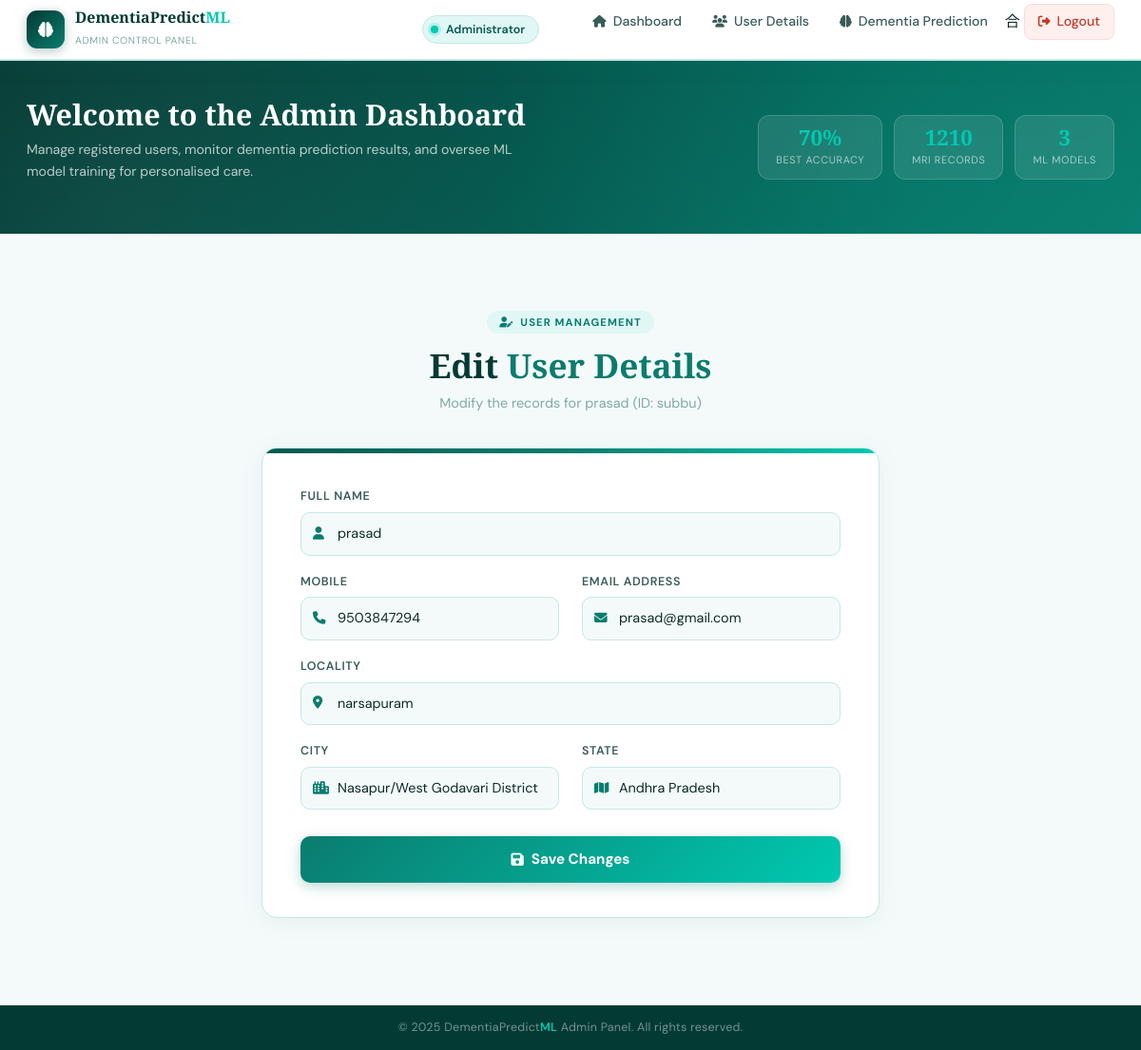
The app's page /EditUser/?uid=4 with its own data.
### users/models.py (models this page shows, shortened)
class UserRegistrationModel(models.Model):
    name = models.CharField(max_length=100)
    loginid = models.CharField(unique=True, max_length=100)
    password = models.CharField(max_length=100)
    mobile = models.CharField(unique=True, max_length=100)
    email = models.CharField(unique=True, max_length=100)
    locality = models.CharField(max_length=100)
    address = models.CharField(max_length=1000)
    city = models.CharField(max_length=100)
    state = models.CharField(max_length=100)
    status = models.CharField(max_length=100)
    is_admin = models.BooleanField(default=False)
    class Meta:
        db_table = 'UserRegistrations'

### admins/views.py (the view, shortened to what this page needs)
# urls.py: path('EditUser/', admins.EditUser, name='EditUser'),
def EditUser(request):
    if request.method == 'GET':
        id = request.GET.get('uid')
        try:
            user_rec = UserRegistrationModel.objects.get(id=id)
            return render(request, 'admins/edit_user.html', {'user': user_rec})
        except Exception as e:
            messages.error(request, 'User not found.')
            data = UserRegistrationModel.objects.all()
            return render(request, 'admins/viewregisterusers.html', {'data': data})

### templates/admins/edit_user.html (shortened to what this page needs)
{% extends 'admins/adminbase.html' %}
{% block contents %}
<section class="edit-page">
    <div class="container-fluid">
        <div class="edit-header">
            <span class="sec-label"><i class="fas fa-user-edit"></i> User Management</span>
            <h2>Edit <span>User Details</span></h2>
            <p>Modify the records for {{ user.name }} (ID: {{ user.loginid }})</p>
        </div>
        <div class="edit-card">
            <div class="edit-card-accent"></div>
            <div class="edit-card-body">
                <form method="POST" action="/EditUser/">
                    <div class="field-group">
                        <label class="field-label">Full Name</label>
                        <div class="field-wrap">
                            <input type="text" name="name" value="{{ user.name }}" required>
                        </div>
                    </div>
                    <div class="row">
                        <div class="col-md-6">
                            <div class="field-group">
                                <label class="field-label">Mobile</label>
                                <div class="field-wrap">
                                    <input type="text" name="mobile" value="{{ user.mobile }}" required>
                                </div>
                            </div>
                        </div>
                        <div class="col-md-6">
                            <div class="field-group">
                                <label class="field-label">Email Address</label>
                                <div class="field-wrap">
                                    <input type="email" name="email" value="{{ user.email }}" required>
                                </div>
                            </div>
                        </div>
                    </div>
                    <div class="row">
                        <div class="col-md-12">
                            <div class="field-group">
                                <label class="field-label">Locality</label>
                                <div class="field-wrap">
                                    <input type="text" name="locality" value="{{ user.locality }}" required>
                                </div>
                            </div>
                        </div>
                        <div class="col-md-6">
                            <div class="field-group">
                                <label class="field-label">City</label>
                                <div class="field-wrap">
                                    <input type="text" name="city" value="{{ user.city }}" required>
                                </div>
                            </div>
                        </div>
                        <div class="col-md-6">
                            <div class="field-group">
                                <label class="field-label">State</label>
                                <div class="field-wrap">
                                    <input type="text" name="state" value="{{ user.state }}" required>
                                </div>
                            </div>
                        </div>
                    </div>
                    <button type="submit" class="btn-save">
                        <i class="fas fa-save"></i> Save Changes
                    </button>
                </form>
            </div>
        </div>
    </div>
</section>
{% endblock %}

### templates/admins/adminbase.html (style rules this page uses)
:root { --primary: #0A7C6E; --primary-light: #13A899; --primary-dark: #065A50; --admin-dark: #043A34; --accent: #00C9B1; --accent-soft: #E0F7F5; --white: #FFFFFF; --off-white: #F4FAFA; --text-dark: #0D2B27; --text-mid: #3A5C58; --text-light: #7FA9A4; --border: #C5E8E4; --sidebar-width: 240px; --navbar-height: 64px; --shadow: 0 4px 24px rgba(10,124,110,0.10); }
*, *::before, *::after { box-sizing: border-box; margin: 0; padding: 0; }
body { font-family: 'DM Sans', sans-serif; background: var(--off-white); color: var(--text-dark); min-height: 100vh; display: flex; flex-direction: column; }

### templates/admins/edit_user.html (style rules this page uses)
.edit-page { min-height: 80vh; background: #F4FAFA; padding: 48px 32px 60px; }
.edit-header { text-align: center; margin-bottom: 36px; }
.edit-header .sec-label { display: inline-flex; align-items: center; gap: 7px; font-size: 0.7rem; font-weight: 700; letter-spacing: 0.1em; text-transform: uppercase; color: #0A7C6E; background: #E0F7F5; padding: 4px 13px; border-radius: 20px; margin-bottom: 12px; }
.edit-header h2 { font-family: 'Playfair Display', serif; font-size: clamp(1.5rem, 3vw, 2.2rem); font-weight: 700; color: #043A34; margin-bottom: 8px; }
.edit-header h2 span { color: #0A7C6E; }
.edit-header p { font-size: 0.9rem; color: #7FA9A4; margin: 0; }
.edit-card { background: white; border: 1px solid #C5E8E4; border-radius: 16px; overflow: hidden; box-shadow: 0 4px 24px rgba(10,124,110,0.07); max-width: 650px; margin: 0 auto; }
.edit-card-accent { height: 5px; background: linear-gradient(90deg, #065A50, #0A7C6E, #00C9B1); }
.edit-card-body { padding: 36px 40px; }
.field-group { margin-bottom: 18px; }
.field-label { font-size: 0.78rem; font-weight: 600; color: #3A5C58; text-transform: uppercase; letter-spacing: 0.05em; margin-bottom: 7px; display: block; }
.field-wrap { position: relative; }
.field-wrap input { width: 100%; padding: 11px 13px 11px 38px; border: 1.5px solid #C5E8E4; border-radius: 10px; font-family: 'DM Sans', sans-serif; font-size: 0.9rem; color: #0D2B27; background: #F4FAFA; transition: border-color 0.2s, box-shadow 0.2s, background 0.2s; outline: none; }
.btn-save { width: 100%; padding: 13px 20px; background: linear-gradient(135deg, #0A7C6E, #00C9B1); color: white; font-family: 'DM Sans', sans-serif; font-size: 0.95rem; font-weight: 700; border: none; border-radius: 10px; cursor: pointer; display: flex; align-items: center; justify-content: center; gap: 8px; transition: all 0.25s; box-shadow: 0 4px 14px rgba(10,124,110,0.28); margin-top: 10px; }

### records on screen
UserRegistrationModel: name "prasad", loginid "subbu", mobile "9503847294", email "prasad@gmail.com", locality "narsapuram", city "Nasapur/West Godavari District", state "Andhra Pradesh"
